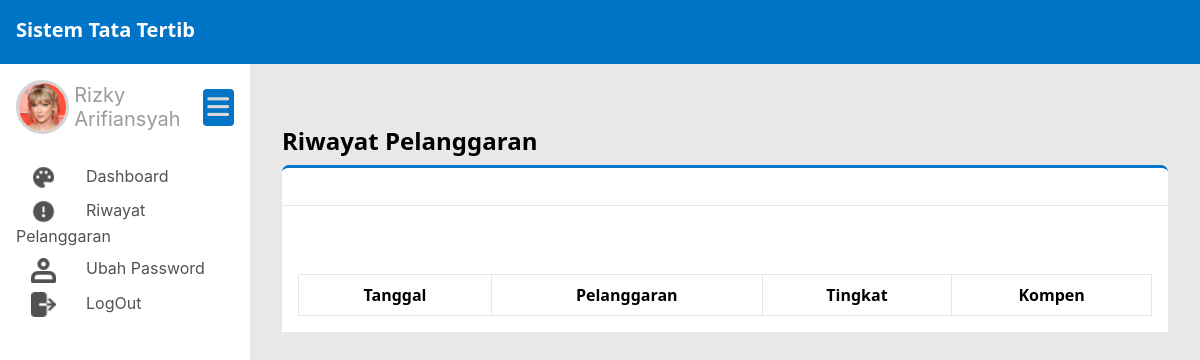
The app's page /public/mahasiswa/riwayatPelanggaran (signed in), older data.
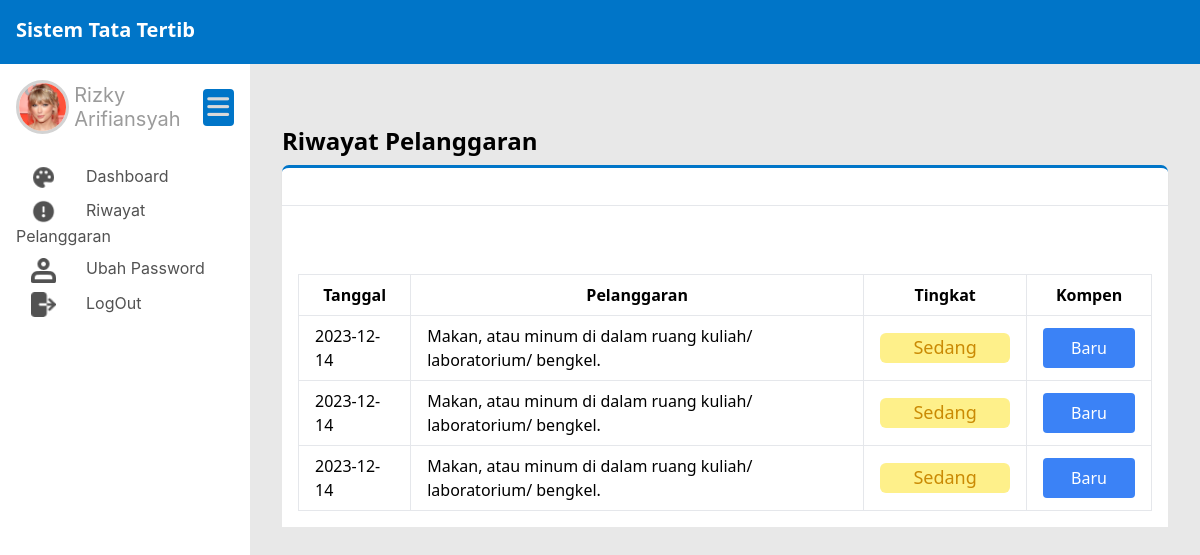
The same page, newer data.
### tables this page shows
CREATE TABLE `riwayat` (
  `riwayat_id` int(11) NOT NULL,
  `nim` varchar(20) NOT NULL,
  `pengaduan_id` int(11) NOT NULL,
  `status_kompen` enum('baru','sedang dikerjakan','proses','ditolak','selesai') NOT NULL,
  `catatan_kompen` text DEFAULT NULL,
  `bukti_kompen` varchar(200) DEFAULT NULL
);

CREATE TABLE `pengaduan` (
  `pengaduan_id` int(11) NOT NULL,
  `nip` varchar(20) NOT NULL,
  `nim` varchar(20) NOT NULL,
  `pelanggaran_id` int(11) NOT NULL,
  `bukti_pelanggaran` varchar(200) NOT NULL,
  `tanggal_pengaduan` date NOT NULL,
  `status_pengaduan` enum('valid','tidak valid','proses') NOT NULL,
  `catatan` text NOT NULL
);

CREATE TABLE `pelanggaran` (
  `pelanggaran_id` int(11) NOT NULL,
  `pelanggaran` varchar(200) NOT NULL,
  `tingkat` int(11) NOT NULL,
  `sanksi_pelanggaran` varchar(500) NOT NULL
);

### app/core/Controller.php (called while the page is built, shortened)
<?php
class Controller{
    public function view($view, $data = []){
        require_once '../app/views/' . $view . '.php';
    }
    public function model($model){
        return new $model;
    }
}

### app/controllers/Mahasiswa.php (called while the page is built, shortened)
<?php
class Mahasiswa extends Controller{
    public function riwayatPelanggaran(){
        $data['kompen'] = $this->model('Kompen_model')->getKompenByNim($_SESSION['username']);
        $this->view('templates/mahasiswa/header');
        $this->view('mahasiswa/riwayatPelanggaran', $data);
        $this->view('templates/mahasiswa/footer');
    }
}

### app/core/App.php (called while the page is built, shortened)
<?php
class App
{
    protected $method = 'index';
    protected $params = [];
    public function __construct()
    {
        $url = $this->parseURL();
        if(file_exists('../app/controllers/' . $url[0] . '.php')){
            unset($url[0]);
        }
        $this->controller = new $this->controller;
        if(isset($url[1])){
            if(method_exists($this->controller, $url[1])){
                $this->method = $url[1];
            }
        }
        call_user_func_array([$this->controller, $this->method], $this->params);
    }
    public function parseURL()
    {
        if (isset($_GET['url'])) {
            $url = rtrim($_GET['url'], '/');
            $url = filter_var($url, FILTER_SANITIZE_URL);
            $url = explode('/', $url);
            return $url;
        }
    }
}

### public/index.php (called while the page is built, shortened)
<?php
$app = new App;

### app/core/Database.php (called while the page is built, shortened)
<?php
class Database
{
    private $host = DB_HOST;
    private $user = DB_USER;
    private $pass = DB_PASS;
    private $db_name = DB_NAME;
    private $dbh;
    private $stmt;
    public function __construct()
    {
        $dsn = 'mysql:host=' . $this->host . ';dbname=' . $this->db_name;
        $option = [
            PDO::ATTR_PERSISTENT => true,
            PDO::ATTR_ERRMODE => PDO::ERRMODE_EXCEPTION
        ];
        try {
            $this->dbh = new PDO($dsn, $this->user, $this->pass, $option);
        } catch (PDOException $e) {
            die($e->getMessage());
        }
    }
    public function query($query)
    {
        $this->stmt = $this->dbh->prepare($query);
    }
    public function bind($param, $value, $type = null)
    {
        if (is_null($type)) {
            switch (true) {
                default:
                    $type = PDO::PARAM_STR;
            }
        }
        $this->stmt->bindValue($param, $value, $type);
    }
    public function execute()
    {
        $this->stmt->execute();
    }
    public function resultSet()
    {
        $this->execute();
        return $this->stmt->fetchAll(PDO::FETCH_ASSOC);
    }
}

### app/models/Kompen_model.php (called while the page is built, shortened)
<?php
class Kompen_model
{
    private $table2 = 'mahasiswa';
    private $table3 = 'pengaduan';
    private $table4 = 'pelanggaran';
    private $table6 = 'riwayat';
    private $db;
    public function __construct()
    {
        $this->db = new Database;
    }
    public function getKompenByNim($nim)
    {
        $this->db->query('SELECT * FROM ' . $this->table6 . ' a INNER JOIN ' . $this->table2 . ' b ON a.nim = b.nim INNER JOIN
                        ' . $this->table3 . ' c ON a.pengaduan_id = c.pengaduan_id INNER JOIN ' . $this->table4 . ' d
                        ON c.pelanggaran_id = d.pelanggaran_id WHERE a.nim = :nim');
        $this->db->bind('nim', $nim);
        return $this->db->resultSet();
    }
}

### app/views/mahasiswa/riwayatPelanggaran.php (the view, shortened to what this page needs)
<div class="flex-1 pl-8 pb-8 pt-6 pr-8 shadow-sm main_content">
  <h1 class="text-2xl font-bold mb-2">Riwayat Pelanggaran</h1>
  <div class="flex bg-white h-10 items-center shadow-sm subtitle_dashboard">
  </div>
  <div class="flex bg-white flex-col xl:flex-row">
    <div class="flex-1 bg-white p-4">
    <div class="grid grid-cols-1 gap-4 mt-5">
    <div class="container mx-auto mt-8 containerTableDosen overflow-x-auto">
      <table id="tableMahasiswa" class="min-w-full border ">
        <thead>
          <tr class="border-b">
            <th class="py-2 px-4 border-r">Tanggal</th>
            <th class="py-2 px-4 border-r">Pelanggaran</th>
            <th class="py-2 px-4 border-r">Tingkat</th>
            <th class="py-2 px-4 border-r">Kompen</th>
          </tr>
        </thead>
          <tbody>
            <?php
            foreach ($data['kompen'] as $dt)
            {
            ?>
            <tr class="border-b">
              <td class="py-2 px-4 border-r"><?= $dt['tanggal_pengaduan']; ?></td>
              <td class="py-2 px-4 border-r"><?= $dt['pelanggaran']; ?></td>
              <td class="py-2 px-4 border-r text-center">
                <?php
                  if ($dt['tingkat'] == '1') {
                    echo '<div class="w-[130px] h-[30px] rounded-md bg-red-700 px-1 text-lg font-medium text-white">Sangat Berat</div>';
                  } elseif ($dt['tingkat'] == '2') {
                    echo '<div class="w-[130px] h-[30px] rounded-md bg-orange-600 px-1 text-lg font-medium text-white">Berat</div>';
                  }elseif ($dt['tingkat'] == '3'){
                    echo '<div class="w-[130px] h-[30px] rounded-md bg-yellow-500 px-1 text-lg font-medium text-white">Cukup Berat</div>';
                  }elseif ($dt['tingkat'] == '4'){
                    echo '<div class="w-[130px] h-[30px] rounded-md bg-yellow-200 px-1 text-lg font-medium text-yellow-600">Sedang</div>';
                  }elseif ($dt['tingkat'] == '5'){
                    echo '<div class="w-[130px] h-[30px] rounded-md bg-green-200 px-1 text-lg font-medium text-green-700">Ringan</div>';
                  }
                  ?>
              </td>
              <td class="py-2 px-4 border-r">
              <?php
                if ($dt['status_kompen'] == 'baru') {
                  echo '<a href="#"><button id="baru" class="bg-blue-500 hover:bg-blue-700 py-2 px-7 rounded text-white text-center" onclick="showModalProses('.$dt['riwayat_id'].')">Baru</button></a>';
                } elseif ($dt['status_kompen'] == 'sedang dikerjakan') {
                  echo '<a href="'. BASEURL .'/mahasiswa/uploadBuktiKompen/'. $dt['riwayat_id'] .'"><button id="upload" class="bg-indigo-400 hover:bg-indigo-500 py-2 px-5 rounded text-white text-center">Upload</button></a>';
                } elseif ($dt['status_kompen'] == 'proses') {
                  echo '<a href="#"><button id="proses" class="bg-orange-400 py-2 px-5 rounded text-white text-center">Proses</button></a>';
                } elseif ($dt['status_kompen'] == 'ditolak') {
                  echo '<a href="#"><button id="diTolak" class="bg-red-500 hover:bg-red-700 py-2 px-4 rounded text-white text-center" href="#" onclick="showModalDitolak('.$dt['riwayat_id'].')">Ditolak</button></a>';
                } else{
                  echo '<a href="#"><button class="bg-green-500 py-2 px-4 rounded text-white text-center">Selesai</button></a>';
                }
              ?>
              </td>
            </tr>
            <?php
            }
            ?>
          </tbody>
      </table>
    </div>
  </div>
  </div>
</div>

### app/views/templates/mahasiswa/header.php (shortened to what this page needs)
<!DOCTYPE html>
<html lang="en">
<head>
    <script src="https://cdn.tailwindcss.com"></script>
    <link href="https://cdn.jsdelivr.net/npm/tailwindcss@2.2.19/dist/tailwind.min.css" rel="stylesheet">
    <link rel="stylesheet" href="<?= BASEURL; ?>/css/style.css">
    <link rel="stylesheet" href="https://cdnjs.cloudflare.com/ajax/libs/font-awesome/6.4.2/css/all.min.css" />
    <link rel="stylesheet" type="text/css" href="https://cdn.datatables.net/1.13.7/css/jquery.dataTables.min.css">
</head>
<body class="font-sans main">
    <nav class="navbar p-4 h-16 fixed top-0 w-full bg-gray-800">
        <div class="container-fluid mx-auto flex justify-between items-center">
            <div class="text-white font-bold text-xl">Sistem Tata Tertib</div>
        </div>
    </nav>
    <div class="flex">
        <aside class="p-4 sidebar">
            <div class="profil_db">
                <img src="<?= BASEURL; ?>/img/profil/profil.png" alt="" class="foto_profil">
                <h3 class="nama_profil">Rizky Arifiansyah</h3>
                <div class="containerBars containerBarsDefault">
                    <i class="fa-solid fa-bars icon_bars toggle_bars"></i>
                </div>
            </div>
            <ul>
                <li class="mb-2 sidebar_item"><a href="<?= BASEURL; ?>/mahasiswa" class="text_sidebar"><img src="<?= BASEURL; ?>/img/icon/dashboard.png" class="inline icon_sidebar" alt=""><span class="sidebar_text">Dashboard</span></a></li>
                <li class="mb-2 sidebar_item"><a href="<?= BASEURL; ?>/mahasiswa/riwayatPelanggaran" class="text_sidebar"><img src="<?= BASEURL; ?>/img/icon/laporan_penggunaan.png" class="inline icon_sidebar" alt=""><span class="sidebar_text">Riwayat Pelanggaran</span></a></li>
                <li class="mb-2 sidebar_item"><a href="<?= BASEURL; ?>/mahasiswa/ubahPassword" class="text_sidebar"><img src="<?= BASEURL; ?>/img/icon/password.png" class="inline icon_sidebar" alt=""><span class="sidebar_text">Ubah Password</span></a></li>
                <li class="mb-2 sidebar_item"><a onclick="confirmLogin()" href="#" class="text_sidebar"><img src="<?= BASEURL; ?>/img/icon/logout.png" class="inline icon_sidebar" alt=""><span class="sidebar_text">LogOut</span></a></li>
            </ul>
        </aside>

### app/views/templates/mahasiswa/footer.php (shortened to what this page needs)
</body>
</html>

### public/css/style.css (style rules this page uses)
.navbar { background-color: #0075c8 !important; }
.icon_sidebar { margin-right: 30px; margin-left: 15px; width: 25px; height: 25px; }
.text_sidebar { color: #525252; font-family: Inter; font-size: 16px; font-style: normal; font-weight: 400; line-height: normal; }
.sidebar { background: #fff; width: 250px; height: 100vh; z-index: 30; position: fixed; margin-top: 64px; }
.main_content { margin-left: 250px; margin-top: 64px; }
.main { background: #e8e8e8; }
.profil_db { align-items: center !important; display: flex; margin-bottom: 30px; }
.nama_profil { color: #9b9b9b; font-family: Inter; font-size: 20px; font-style: normal; font-weight: 400; line-height: normal; }
.containerBars { width: 40px; height: 37px; border-radius: 4px; background: #0075c8; display: flex; justify-content: center; align-items: center; margin-left: auto; }
.icon_bars { font-size: 25px; border-radius: 2.5px; color: #d9d9d9; }
.foto_profil { border-radius: 50px; border: solid; border-color: lightgray; width: 53.2px; height: 54.133px; flex-shrink: 0; margin-right: 5px; }
.subtitle_dashboard { border-top: solid; border-radius: 7px 7px 0px 0px; border-color: #0075c8; }

Row changes from the older to the newer data that the page shows:
added riwayat: pengaduan.tanggal_pengaduan "2023-12-14", pelanggaran.pelanggaran "Makan, atau minum di dalam ruang kuliah/ laboratorium/ bengkel."
added riwayat: pengaduan.tanggal_pengaduan "2023-12-14", pelanggaran.pelanggaran "Makan, atau minum di dalam ruang kuliah/ laboratorium/ bengkel."
added riwayat: pengaduan.tanggal_pengaduan "2023-12-14", pelanggaran.pelanggaran "Makan, atau minum di dalam ruang kuliah/ laboratorium/ bengkel."
